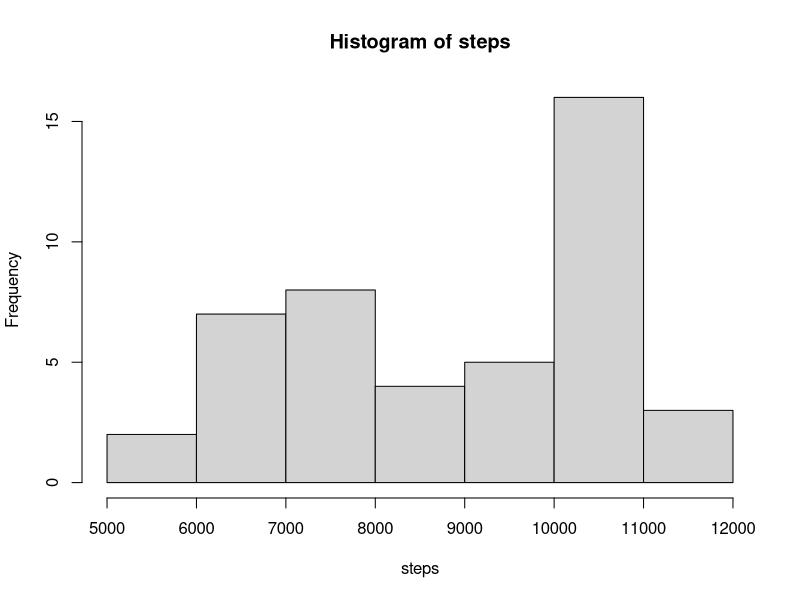
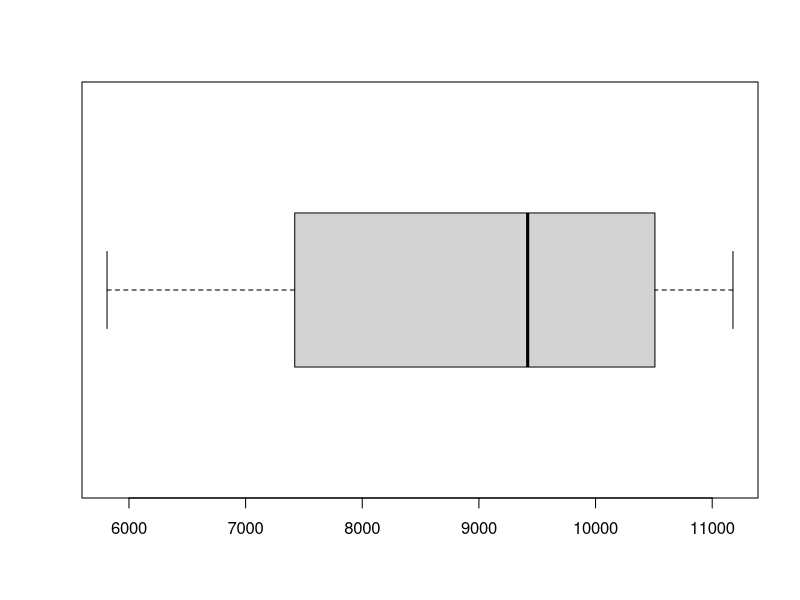
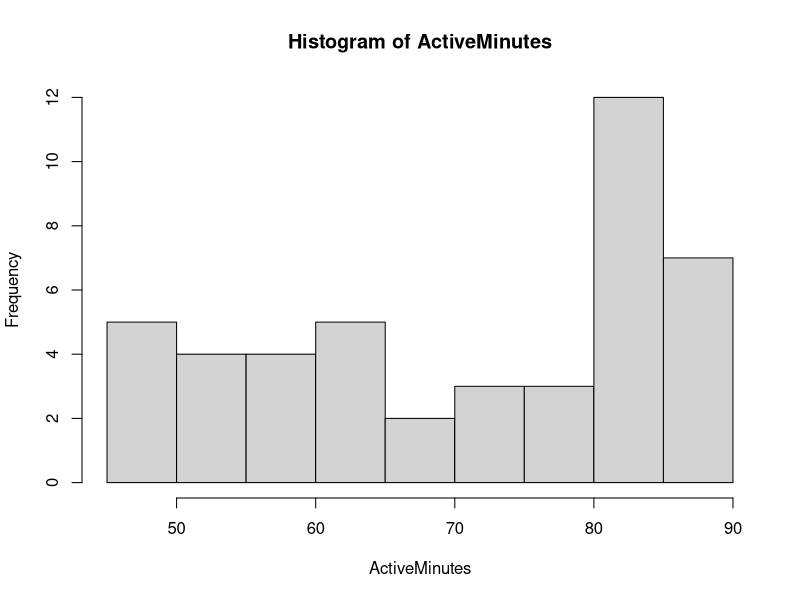
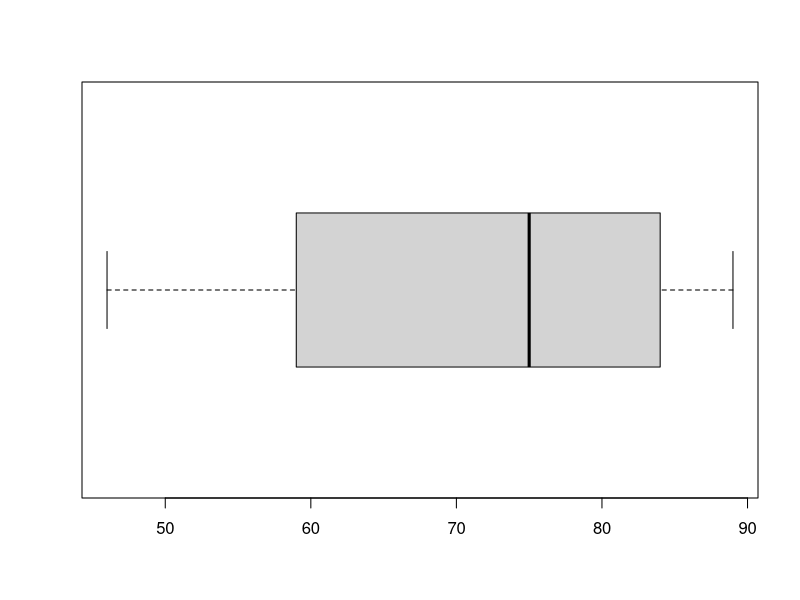
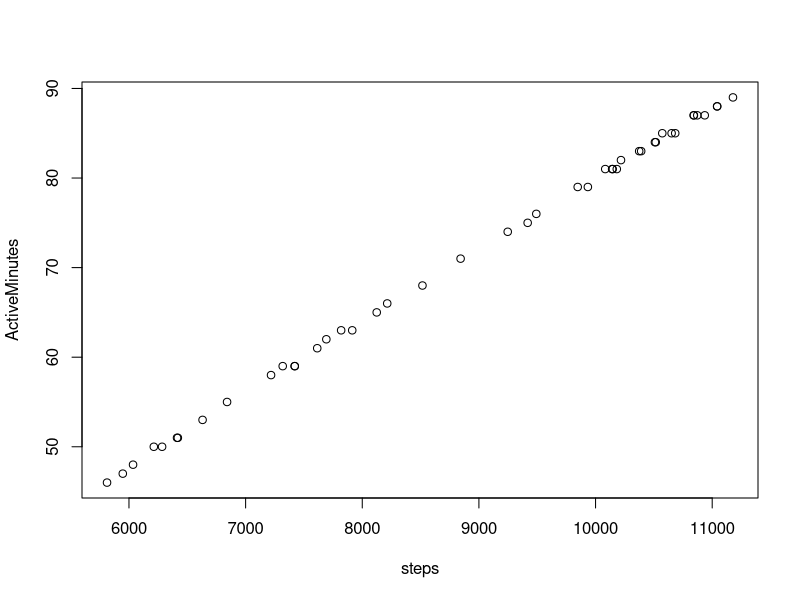

The R source for these figures, in order:
## ---- chunk 1

steps <- c(8843,7692,10516,8124,10218,6035,10142,
           10872,7914,11043,8516,6284,5947,10083,
           10391,7421,10182,7218,6631,5812,7421,
           10509,7318,7819,7614,10843,6419,10652,
           6412,10374,9247,10683,6841,10147,11178,
           9847,10841,9934,9418,10572,6213,10936,
           8214,9492, 11042)

ActiveMinutes <- c(71,62,84,65,82,48,81,87,63,88,68,
                   50,47,81,83,59,81,58,53,46,59,84,
                   59,63,61,87,51,85,51,83,74,85,55,
                   81,89,79,87,79,75,85,50,87,66,76,
                   88)

DayType <- c("Weekday","Weekday","Weekday","Weekday",
             "Weekend","Weekend","Weekday","Weekday",
             "Weekday","Weekday","Weekday","Weekend",
             "Weekend","Weekday","Weekday","Weekday",
             "Weekday","Weekday","Weekend","Weekend",
             "Weekday","Weekday","Weekday","Weekday",
             "Weekday","Weekend","Weekend","Weekday",
             "Weekday","Weekday","Weekday","Weekday",
             "Weekend","Weekend","Weekday","Weekday",
             "Weekday","Weekday","Weekday","Weekend",
             "Weekend","Weekday","Weekday","Weekday",
             "Weekday")

Phase <- c(rep("Phase1",15), rep("Phase2",15), rep("Phase3",15))

MeetGoal <- c("No","No","Yes","No","Yes","No","Yes",
              "Yes","No","Yes","No","No","No","Yes",
              "Yes","No","Yes","No","No","No","No",
              "Yes","No","No","No","Yes","No","Yes",
              "No","Yes","No","Yes","No","Yes","Yes",
              "No","Yes","No","No","Yes","No","Yes","No",
              "No","Yes")

## ---- chunk 2
#Steps Summary
length(steps);
mean(steps); 
median(steps); 
sd(steps); 
var(steps); 
fivenum(steps); 
summary(steps)
hist(steps); 
boxplot(steps, horizontal = TRUE)
## ---- chunk 3
#ActiveMinutes Summary
length(ActiveMinutes);
mean(ActiveMinutes); 
median(ActiveMinutes);
sd(ActiveMinutes); 
var(ActiveMinutes); 
fivenum(ActiveMinutes); 
summary(ActiveMinutes)
hist(ActiveMinutes); 
boxplot(ActiveMinutes, horizontal = TRUE)
## ---- chunk 4
sigma <- 2000               # Known Pop SD
mu_0 <- 8500                # Null Hypothesis Mean claim
alpha<- .05
data <- c(8843, 7692, 10516, 8124, 10218,
          6035, 10142, 10872, 7914, 11043,
          8516, 6284, 5947, 10083, 10391, 
          7421, 10182, 7218, 6631, 5812,
          7421, 10509, 7318, 7819, 7614, 
          10843, 6419, 10652, 6412, 10374,
          9247, 10683, 6841, 10147, 11178,
          9847, 10841, 9934, 9418, 10572, 
          6213, 10936, 8214, 9492, 11042)
x_bar <- mean(data)
n <- length(data)

# 1. Z-Statistic
z <- (x_bar - mu_0) / (sigma / sqrt(n))

# Right-tailed (Ha: mu > mu0)
p_right <- 1 - pnorm(z)

#critical value
criticalvalueright <- qnorm(1-alpha)

# Output results
z
p_right
criticalvalueright
## ---- chunk 5
weekdays <- c(8843, 7692, 10516, 8124, 10142,
              10872, 7914, 11043, 8516, 10083,
              10391, 7421, 10182, 7218, 7421,
              10509, 7318, 7819, 7614, 10652,
              6412, 10374, 9247, 10683, 11178,
              9847, 10841, 9934, 9418, 10936, 
              8214, 9492, 11042)
weekends <- c(10218, 6035, 6284, 5947, 6631,
              5812, 10843, 6419, 6841, 10147,
              10572, 6213)
alpha <- 0.05            # Significance level

# 2. Basic summaries:
n1 <- length(weekdays)
n2 <- length(weekends)
x_bar1 <- mean(weekdays)
x_bar2 <- mean(weekends)
s1 <- sd(weekdays)
s2 <- sd(weekends)

# 3. t-statistic using separate variances:
t <- (x_bar1 - x_bar2) / sqrt(s1^2/n1 + s2^2/n2)

# 4. Approximate degrees of freedom (Welch-Satterthwaite):
df_num <- (s1^2/n1 + s2^2/n2)^2
df_den <- ((s1^2/n1)^2)/(n1 - 1) + ((s2^2/n2)^2)/(n2 - 1)
df <- df_num / df_den

# 5. Two-tailed test (H_a: mu1 != mu2):
p_two <- 2 * (1 - pt(abs(t), df = df))
critical_value_two_upper <- qt(1 - alpha/2, df = df)
critical_value_two_lower <- qt(alpha/2, df = df)

# 8. Two-sided Confidence Interval for (mu1 - mu2):
CI_lower <- (x_bar1 - x_bar2) - critical_value_two_upper * sqrt(s1^2/n1 + s2^2/n2)
CI_upper <- (x_bar1 - x_bar2) + critical_value_two_upper * sqrt(s1^2/n1 + s2^2/n2)

# 9. Values you usually report:
t
df
p_two
critical_value_two_lower
critical_value_two_upper
CI_lower
CI_upper
## ---- chunk 6
M <- matrix(c(15, 18,
              4, 8),
            nrow = 2, byrow = TRUE)
alpha<-0.05
E  <- outer(rowSums(M), colSums(M)) / sum(M)
X2 <- sum( (M - E)^2 / E )
df <- (nrow(M)-1)*(ncol(M)-1)
p  <- 1 - pchisq(X2, df)
crit_val<-qchisq(1-alpha, df)
X2;
p; 
crit_val;
E
## ---- chunk 7
Group <- rep ( c ( " Phase 1 (Jan 20-Feb 3) " ,
                   " Phase 2 (Feb 4-Feb 18) " , 
                   " Phase 3 (Feb 19-Mar 5) ") , 
               times = c (15, 15, 15) )
X <- c (8843,7692,10516,8124,10218,6035,10142,
        10872,7914,11043,8516,6284,5947,10083,
        10391, 7421,10182,7218,6631,5812,7421,
        10509,7318,7819,7614,10843,6419,10652,
        6412,10374, 9247,10683,6841,10147,11178,
        9847,10841,9934,9418,10572,6213,10936,
        8214,9492,11042)
n <- c(15, 15, 15)
# Middle Steps : Find Group Means and Grand Mean
tapply (X , Group , mean )
mean ( X )
# Build ANOVA Table ( which gives SSTR and SSE directly )
fit <- aov ( X ~ Group )
anova ( fit )
N    <- sum(n)
df1  <- length(n) - 1
df2  <- N - length(n)
criticalvalue <-qf(0.95, df1, df2);

#outputs
criticalvalue
## ---- chunk 8
steps <- c(8843,7692,10516,8124,10218,6035,
           10142,10872,7914,11043,8516,6284,
           5947,10083,10391,7421,10182,7218,
           6631,5812,7421,10509,7318,7819,7614,
           10843,6419,10652,6412,10374,9247,
           10683,6841,10147,11178,9847,10841,
           9934,9418,10572,6213,10936,8214,
           9492,11042)

ActiveMinutes <- c(71,62,84,65,82,48,81,87,63,
                   88,68,50,47,81,83,59,81,58,
                   53,46,59,84,59,63,61,87,51,
                   85,51,83,74,85,55,81,89,79,
                   87,79,75,85,50,87,66,76,88)

model <- lm(ActiveMinutes ~ steps)
summary(model);
coef(model);
plot(steps, ActiveMinutes);
cor(steps, ActiveMinutes);
confint(model, level = 0.95)
